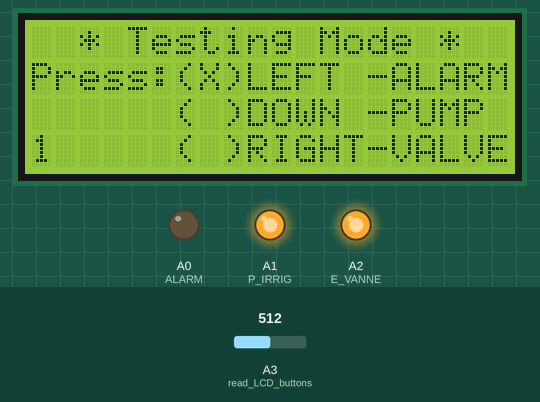
Recording of a sketch running on a simulated Arduino Uno, built with avr-gcc and run on an emulated ATmega328P. Parts: 20×4 character LCD, output pins drawn as LEDs (lit = HIGH). The inputs (shaded band) are chosen by the test bench; at power-on: A3 (read_LCD_buttons) = 512.

Above: at 1.2 s.
1.3 s: A3 (read_LCD_buttons) set to 610
At 2.8 s:
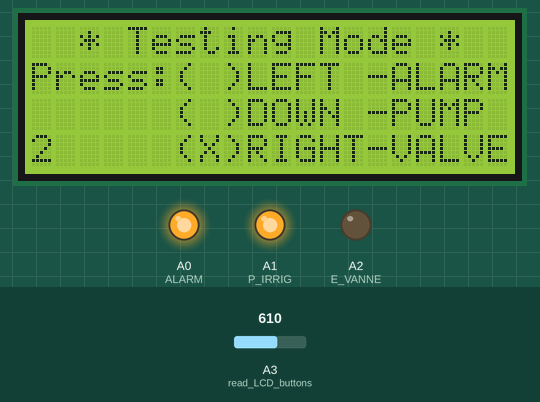
5.4 s: A3 (read_LCD_buttons) set to 390
At 6.6 s:
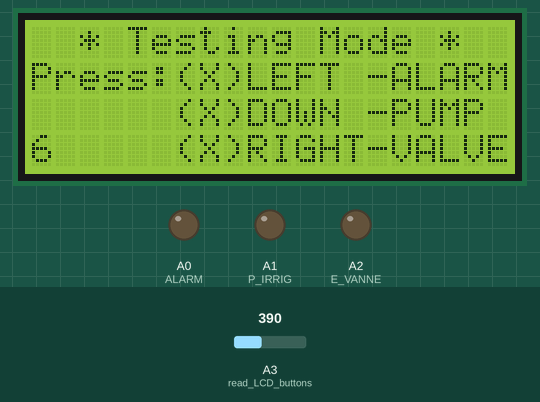
9.5 s: A3 (read_LCD_buttons) set to 245
At 10.8 s:
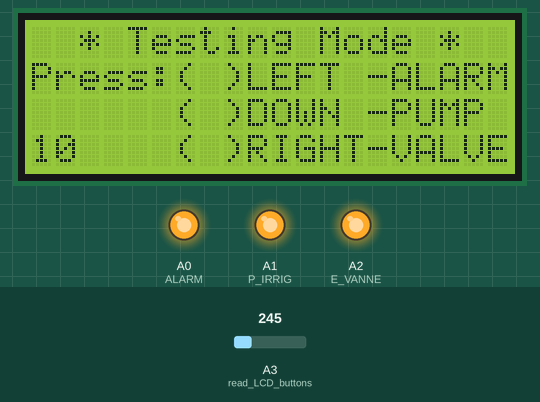
13.6 s: A3 (read_LCD_buttons) set to 55
At 14.8 s:
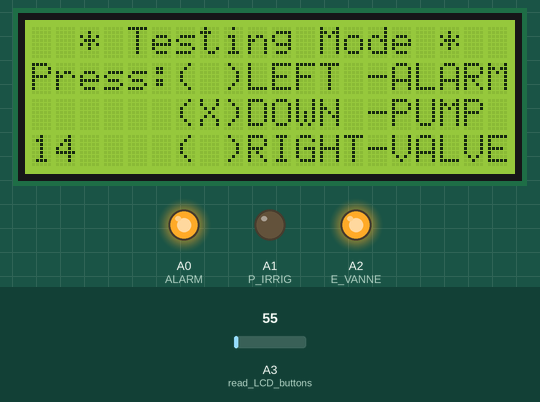
Timing chart, 0 to 16.6 s (numbered marks = the images above; inputs shaded):
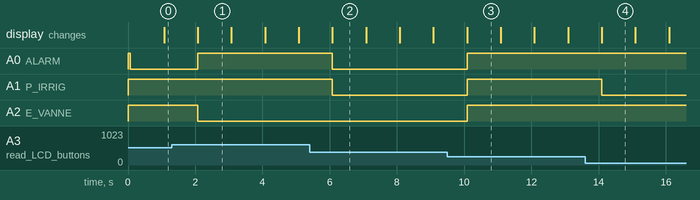

The sketch:

2_Relays_buttons.ino
```cpp
#include <LiquidCrystal.h>


/*****************************************
   Definitions
 *****************************************/
const int rs = 9, en = 8, d4 = 7, d5 = 6, d6 = 5, d7 = 4;
const int LCD_colimns = 20, LCD_rows = 4;
LiquidCrystal lcd(rs, en, d4, d5, d6, d7);

int     adc_key_in  = 0;
int     btn_pressed = 5;
#define BUTTONS   A3
#define LCD_SW    2
#define btn_DOWN  0
#define btn_UP    1
#define btn_OK    2
#define btn_LEFT  3
#define btn_RIGHT 4
#define btn_NONE  5
#define ALARM     A0
#define P_IRRIG   A1
#define E_VANNE   A2

/* ---------Button Information--------------

  DOWN :    2 accepted: [  0, 65]
  UP   :  133 accepted: [ 66,225]
  OK   :  315 accepted: [226,400]
  LEFT :  483 accepted: [401,600]
  Right:  718 accepted: [601,750]
  NONE : 1019 accepted: [751,1023]

  -------------------------------------------*/

/*******************************************
  Setup
*******************************************/
void setup()
{
  pinMode(LCD_SW,   INPUT);  // initialize the switch button pin as an input:
  pinMode(ALARM,    OUTPUT); digitalWrite(ALARM, HIGH);
  pinMode(P_IRRIG,  OUTPUT); digitalWrite(P_IRRIG, HIGH);
  pinMode(E_VANNE,  OUTPUT); digitalWrite(E_VANNE, HIGH);
  // initialize the LCD display
  lcd.begin(20, 4); // start
  lcd.setCursor(0, 0);  lcd.print("  * Testing Mode *  ");
  lcd.setCursor(0, 1);  lcd.print("Press:( )LEFT -ALARM");
  lcd.setCursor(0, 2);  lcd.print("      ( )DOWN -PUMP ");
  lcd.setCursor(0, 3);  lcd.print("      ( )RIGHT-VALVE");
}

/*****************************************************
   Main loop
 ******************************************************/

void loop()
{
  btn_pressed = read_LCD_buttons(); //read the buttons
  button_switch_case(btn_pressed);

  lcd.setCursor(0, 3);  // print the number of seconds since reset:
  lcd.print(millis() / 1000);

  delay(1000);
}

/**********************************************
   Reading the buttons
 ***********************************************/

int read_LCD_buttons()
{
  adc_key_in = analogRead(A3); // read value

  if (adc_key_in > 750)  return btn_NONE;
  if (adc_key_in > 600)  return btn_RIGHT;
  if (adc_key_in > 400)  return btn_LEFT;
  if (adc_key_in > 255)  return btn_OK;
  if (adc_key_in > 65)   return btn_UP;
  return btn_DOWN;       // If all else fails, it's btn_DOWN ([0,65])
}

/*********************************************************************************
   Switch case for buttons
 **********************************************************************************/

void button_switch_case(int btn_pressed)
{
  switch (btn_pressed)    //Depending on button pressed, perform action
  {

    /*******************************************************************************
       Right Button
     *******************************************************************************/
    case btn_RIGHT:
      {
        lcd.setCursor(7, 1);  lcd.print(" "); digitalWrite(ALARM, HIGH);
        lcd.setCursor(7, 2);  lcd.print(" "); digitalWrite(P_IRRIG, HIGH);
        lcd.setCursor(7, 3);  lcd.print("X"); digitalWrite(E_VANNE, LOW);
        break;
      }
    /*******************************************************************************
       Left Button
     *******************************************************************************/
    case btn_LEFT:
      {
        lcd.setCursor(7, 1);  lcd.print("X"); digitalWrite(ALARM, LOW);
        lcd.setCursor(7, 2);  lcd.print(" "); digitalWrite(P_IRRIG, HIGH);
        lcd.setCursor(7, 3);  lcd.print(" "); digitalWrite(E_VANNE, HIGH);
        break;
      }
    /*******************************************************************************
       UP Button
     *******************************************************************************/
    case btn_UP:
      {
        lcd.setCursor(7, 1);  lcd.print(" "); digitalWrite(ALARM, HIGH);
        lcd.setCursor(7, 2);  lcd.print(" "); digitalWrite(P_IRRIG, HIGH);
        lcd.setCursor(7, 3);  lcd.print(" "); digitalWrite(E_VANNE, HIGH);
        break;
      }

    /*******************************************************************************
       Down Button
     *******************************************************************************/
    case btn_DOWN:
      {
        lcd.setCursor(7, 1);  lcd.print(" "); digitalWrite(ALARM, HIGH);
        lcd.setCursor(7, 2);  lcd.print("X"); digitalWrite(P_IRRIG, LOW);
        lcd.setCursor(7, 3);  lcd.print(" "); digitalWrite(E_VANNE, HIGH);
        break;
      }

    /*******************************************************************************
       Select Button
     *******************************************************************************/
    case btn_OK:
      {
        lcd.setCursor(7, 1);  lcd.print("X"); digitalWrite(ALARM, LOW);
        lcd.setCursor(7, 2);  lcd.print("X"); digitalWrite(P_IRRIG, LOW);
        lcd.setCursor(7, 3);  lcd.print("X"); digitalWrite(E_VANNE, LOW);
        break;
      }
    /*******************************************************************************
       No Button Pressed
     *******************************************************************************/
    case btn_NONE:
      {
        break;
      }
  }
}
```

Measured:
- after the input at 1.3 s, A0 (ALARM): LOW → HIGH after 0.78 s; A2 (E_VANNE): HIGH → LOW after 0.78 s; the display: changes after 0.78 s (image 1)
- after the input at 5.4 s, A0 (ALARM), A1 (P_IRRIG): HIGH → LOW after 0.68 s; the display: changes after 0.68 s (image 2)
- after the input at 9.5 s, A0 (ALARM), A1 (P_IRRIG), A2 (E_VANNE): LOW → HIGH after 0.59 s; the display: changes after 0.59 s (image 3)
- after the input at 13.6 s, A1 (P_IRRIG): HIGH → LOW after 0.49 s; the display: changes after 0.49 s (image 4)
- what the display in image 2 shows lasts 1.0 s, from 6.1 s to 7.1 s
